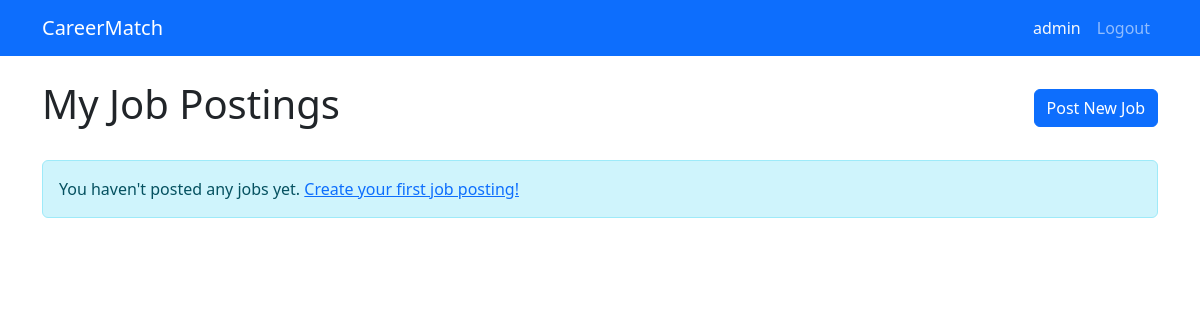
Page /recruiters/jobs/ (signed in) on the earlier database version.
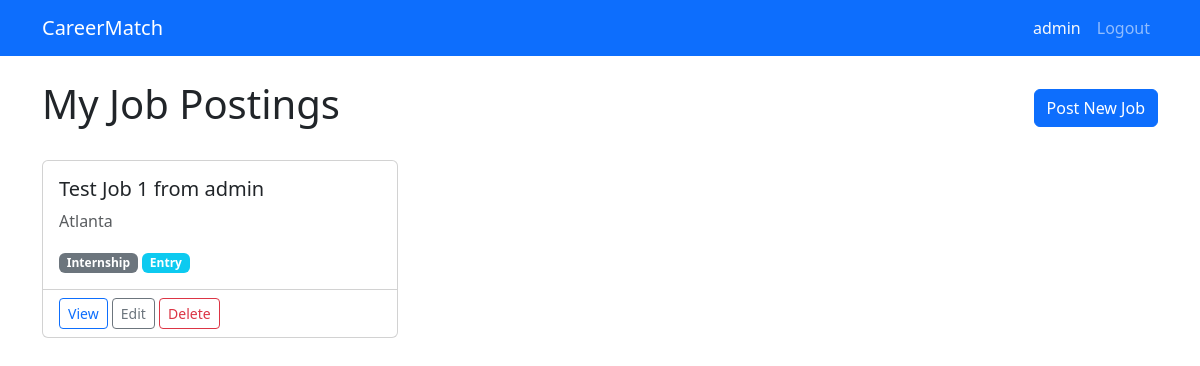
Same page on the later database version.
### recruiters/models.py (models this page shows, shortened)
class JobPosting(models.Model):
    JOB_TYPE_CHOICES = [
        ('full_time', 'Full Time'),
        ('part_time', 'Part Time'),
        ('contract', 'Contract'),
        ('internship', 'Internship'),
    ]
    EXPERIENCE_LEVEL_CHOICES = [
        ('entry', 'Entry'),
        ('mid', 'Mid'),
        ('senior', 'Senior'),
        ('executive', 'Executive'),
    ]
    WORK_LOCATION_CHOICES = [
        ('remote', 'Remote'),
        ('on_site', 'On-Site'),
        ('hybrid', 'Hybrid'),
    ]
    recruiter = models.ForeignKey(RecruiterProfile, on_delete=models.CASCADE, related_name='job_postings')
    title = models.CharField(max_length=255)
    description = models.TextField()
    requirements = models.TextField()
    skills = models.CharField(max_length=500, blank=True)
    location = models.CharField(max_length=255)
    job_type = models.CharField(max_length=20, choices=JOB_TYPE_CHOICES)
    experience_level = models.CharField(max_length=20, choices=EXPERIENCE_LEVEL_CHOICES)
    work_location = models.CharField(max_length=20, choices=WORK_LOCATION_CHOICES, default='on_site')
    salary_min = models.DecimalField(max_digits=10, decimal_places=2, null=True, blank=True)
    salary_max = models.DecimalField(max_digits=10, decimal_places=2, null=True, blank=True)
    latitude = models.FloatField(null=True, blank=True)
    longitude = models.FloatField(null=True, blank=True)
    visa_sponsorship = models.BooleanField(default=False)
    is_active = models.BooleanField(default=True)
    application_deadline = models.DateField(null=True, blank=True)
    created_at = models.DateTimeField(auto_now_add=True)
    updated_at = models.DateTimeField(auto_now=True)

### recruiters/views.py (the view)
# urls.py: path('jobs/', views.job_list, name='job_list'),
@login_required
def job_list(request):
    jobs = JobPosting.objects.filter(
        recruiter=request.user.recruiter_profile
    ).order_by('-created_at')
    return render(request, 'recruiters/job_list.html', {'jobs': jobs})

### careermatch/context_processors.py (called while the page is built)
def user_role(request):
    is_recruiter = False
    is_seeker = False
    if request.user.is_authenticated:
        from recruiters.models import RecruiterProfile
        from seekers.models import SeekerProfile
        is_recruiter = RecruiterProfile.objects.filter(user=request.user).exists()
        is_seeker = SeekerProfile.objects.filter(user=request.user).exists()
    return {
        'is_recruiter': is_recruiter,
        'is_seeker': is_seeker,
    }

### recruiters/templates/recruiters/job_list.html (shortened to what this page needs)
{% extends 'recruiters/base_recruiters.html' %}
{% block content %}
<div class="d-flex justify-content-between align-items-center mb-4">
    <h1>My Job Postings</h1>
    <a href="{% url 'recruiters:job_create' %}" class="btn btn-primary">Post New Job</a>
</div>
{% if jobs %}
    <div class="row">
        {% for job in jobs %}
            <div class="col-md-6 col-lg-4 mb-4">
                <div class="card h-100">
                    <div class="card-body">
                        <h5 class="card-title">{{ job.title }}</h5>
                        <p class="card-text text-muted">{{ job.location }}</p>
                        <span class="badge bg-secondary">{{ job.get_job_type_display }}</span>
                        <span class="badge bg-info">{{ job.get_experience_level_display }}</span>
                    </div>
                    <div class="card-footer bg-transparent">
                        <a href="{% url 'recruiters:job_detail' job.pk %}" class="btn btn-sm btn-outline-primary">View</a>
                        <a href="{% url 'recruiters:job_update' job.pk %}" class="btn btn-sm btn-outline-secondary">Edit</a>
                        <a href="{% url 'recruiters:job_delete' job.pk %}" class="btn btn-sm btn-outline-danger">Delete</a>
                    </div>
                </div>
            </div>
        {% endfor %}
    </div>
{% else %}
    <div class="alert alert-info">
        You haven't posted any jobs yet. <a href="{% url 'recruiters:job_create' %}">Create your first job posting!</a>
    </div>
{% endif %}
{% endblock %}

Differences in the rows shown:
added JobPosting: title "Test Job 1 from admin", location "Atlanta", job_type "Internship", experience_level "Entry"
Other differences:
text no longer shown: "You haven't posted any jobs yet. Create your first job posting!"
